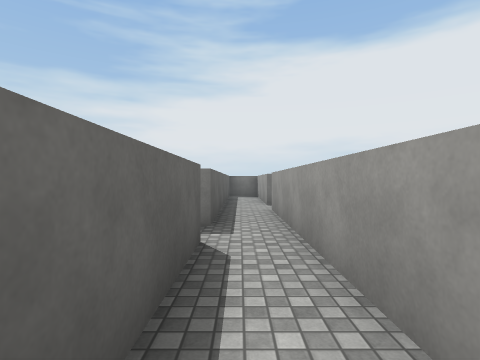
View 1 (above)

19 first-person views from a walk through a 3-D level made in the Unity game engine. The camera is 1.4 m above the floor, looks level and sees 80° across. The floor is counted in squares, 2 m on a side. Each view is taken from the middle of a square. On the plan, view 1 faces up. The plan holds only what a view shows up to about 10 squares ahead; the rest is blank. The player is left out. Door leaves are left out, so doorways stand open. Surface patterns are stand-ins for the level's own textures.

View 2
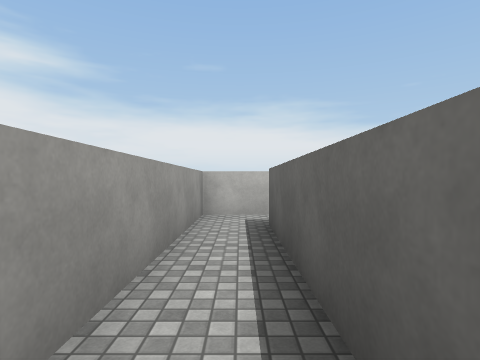

View 3
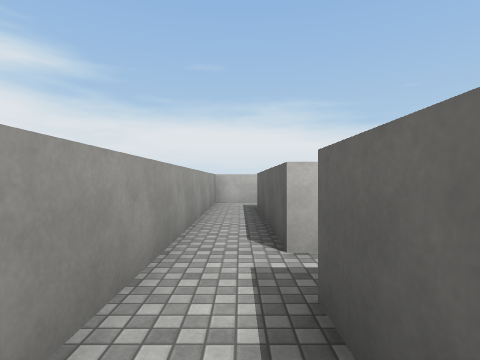

View 4
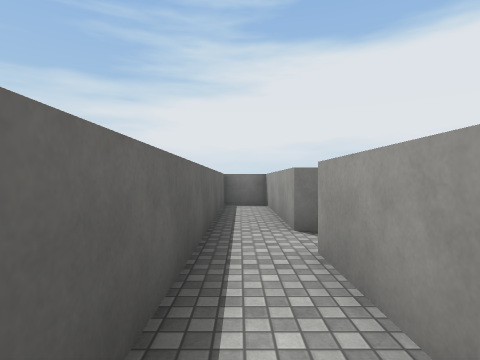

View 5
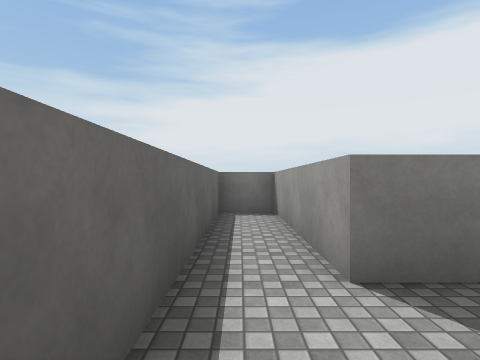

View 6
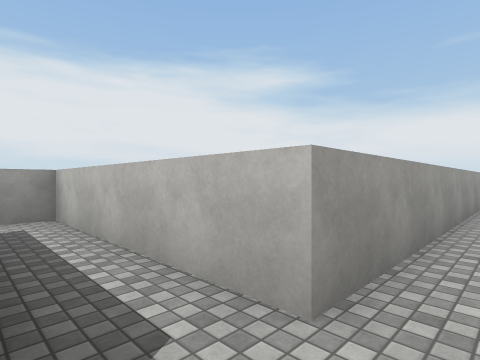

View 7
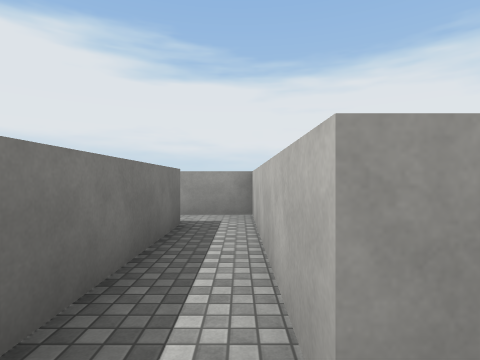

View 8
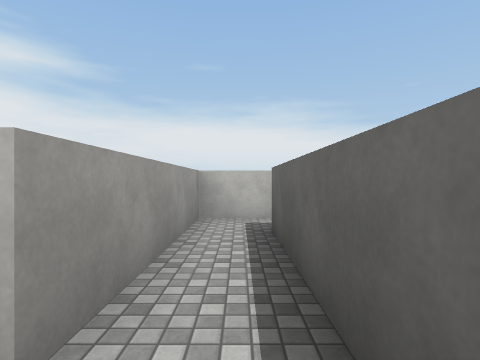

View 9
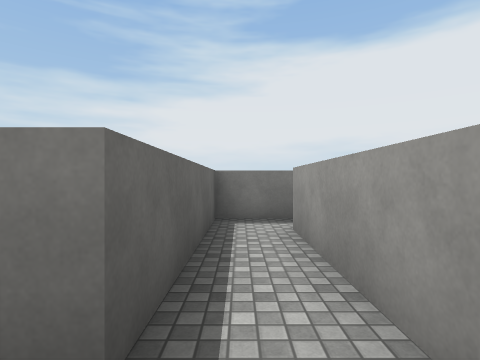

View 10
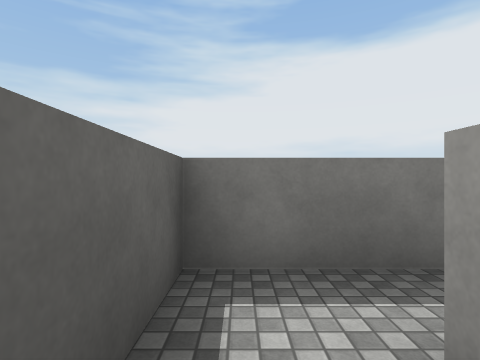

View 11
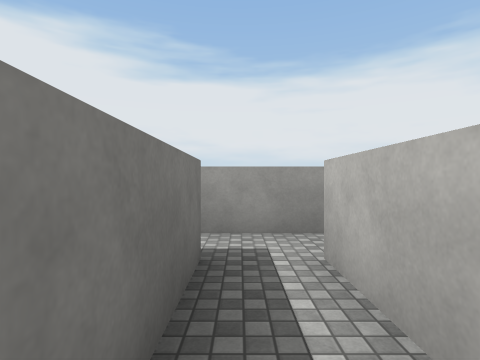

View 12
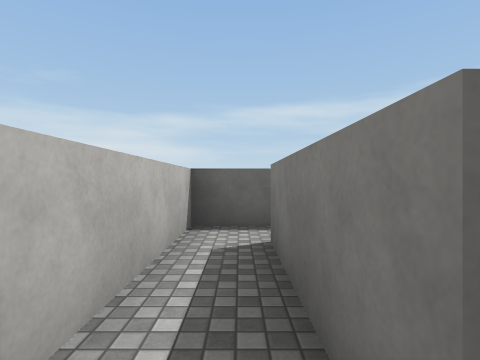

View 13
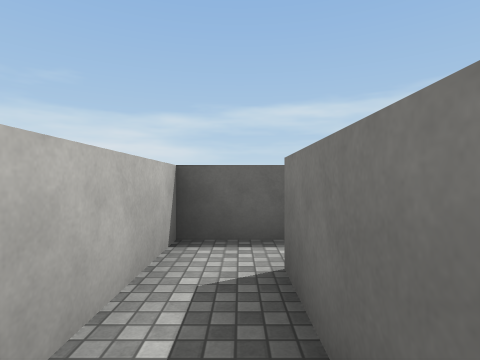

View 14
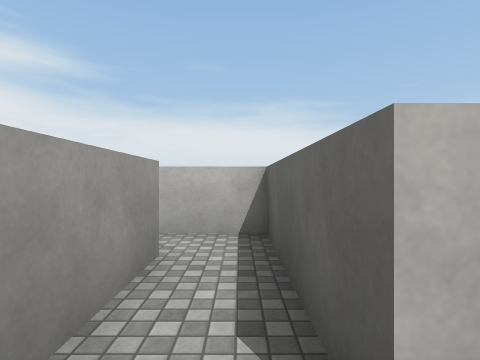

View 15
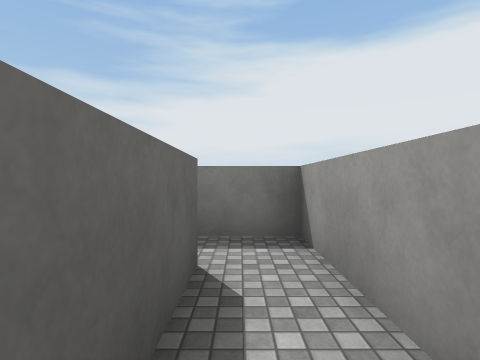

View 16
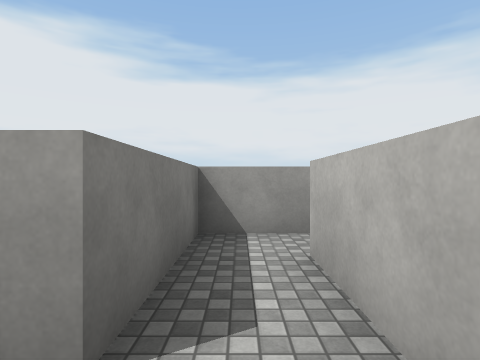

View 17
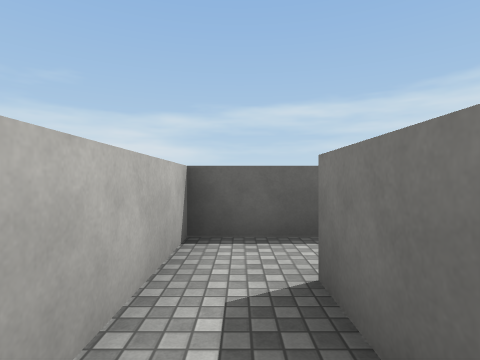

View 18
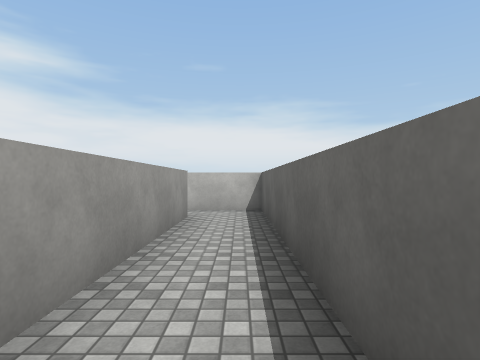

View 19
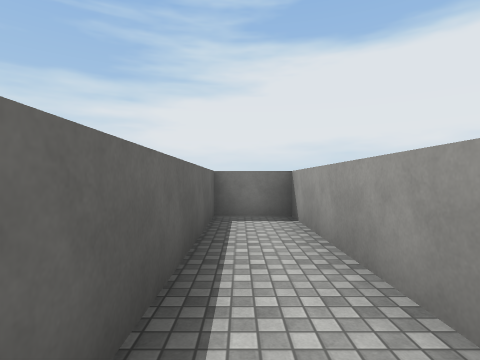

### Floor plan
Points are (right, up) in squares from view 1. A wall is a line through its corners. A room is listed if a view was taken in it or the views show most of it. See-through windows are left out.
Room 1 (views 1, 2)
walls: (-0.6, -2.8) (0.7, -2.8) (0.7, 3.5); (-0.4, 3.3) (-0.4, -1.5)
ways out: opening at (0, 3) to room 2
Room 2 (views 3, 4, 5, 11, 12, 13, 15)
walls: (0.7, 3.5) (0.7, 6.7); (-0.4, 6.6) (-0.4, 4.4) (-3.2, 4.4) (-3.2, 6.6); (-4.3, 6.4) (-4.3, 3.3) (-0.4, 3.3)
ways out: opening at (0, 3) to room 1; opening at (0, 5.5) to room 3; opening at (-4, 5.5) to room 6
Room 3 (views 6, 7)
walls: (0.7, 7.9) (0.7, 12.2) (-0.4, 12.2) (-0.4, 6.6)
ways out: opening at (0, 5.5) to room 2; opening at (1, 7) to room 5
Room 4 (view 8)
walls: (6.6, 12.2) (4.6, 12.2)
ways out: opening at (5, 11) to room 5
Room 5 (views 9, 10)
walls: (4.6, 12.2) (4.6, 7.9) (0.7, 7.9); (0.7, 6.7) (5.7, 6.7) (5.7, 11.1)
ways out: opening at (1, 7) to room 3; opening at (5, 11) to room 4
Room 6 (views 14, 17)
walls: (-6.5, 6.4) (-4.3, 6.4); (-3.2, 6.6) (-3.2, 7.6) (-6, 7.6)
ways out: opening at (-4, 5.5) to room 2; opening at (-5.5, 7) to room 7
Room 7 (views 16, 18, 19)
walls: (-6, 7.6) (-6, 13.5) (-7.5, 13.5) (-7.5, 6.4) (-6.5, 6.4)
ways out: opening at (-5.5, 7) to room 6

Where each view was taken, in squares from view 1:
view 1: 0 up, 0 right, facing up
view 2: 3 up, 0 right, facing down
view 3: 6 up, 0 right, facing down
view 4: 4 up, 0 right, facing up
view 5: 6 up, 0 right, facing up
view 6: 8 up, 0 right, facing down-right
view 7: 7 up, 0 right, facing right
view 8: 12 up, 5 right, facing down
view 9: 7 up, 5 right, facing up
view 10: 10 up, 5 right, facing up
view 11: 4 up, 3 left, facing right
view 12: 4 up, 0 right, facing left
view 13: 4 up, 1 left, facing left
view 14: 7 up, 4 left, facing down
view 15: 4 up, 4 left, facing up
view 16: 7 up, 7 left, facing right
view 17: 7 up, 4 left, facing left
view 18: 13 up, 7 left, facing down
view 19: 8 up, 7 left, facing up
